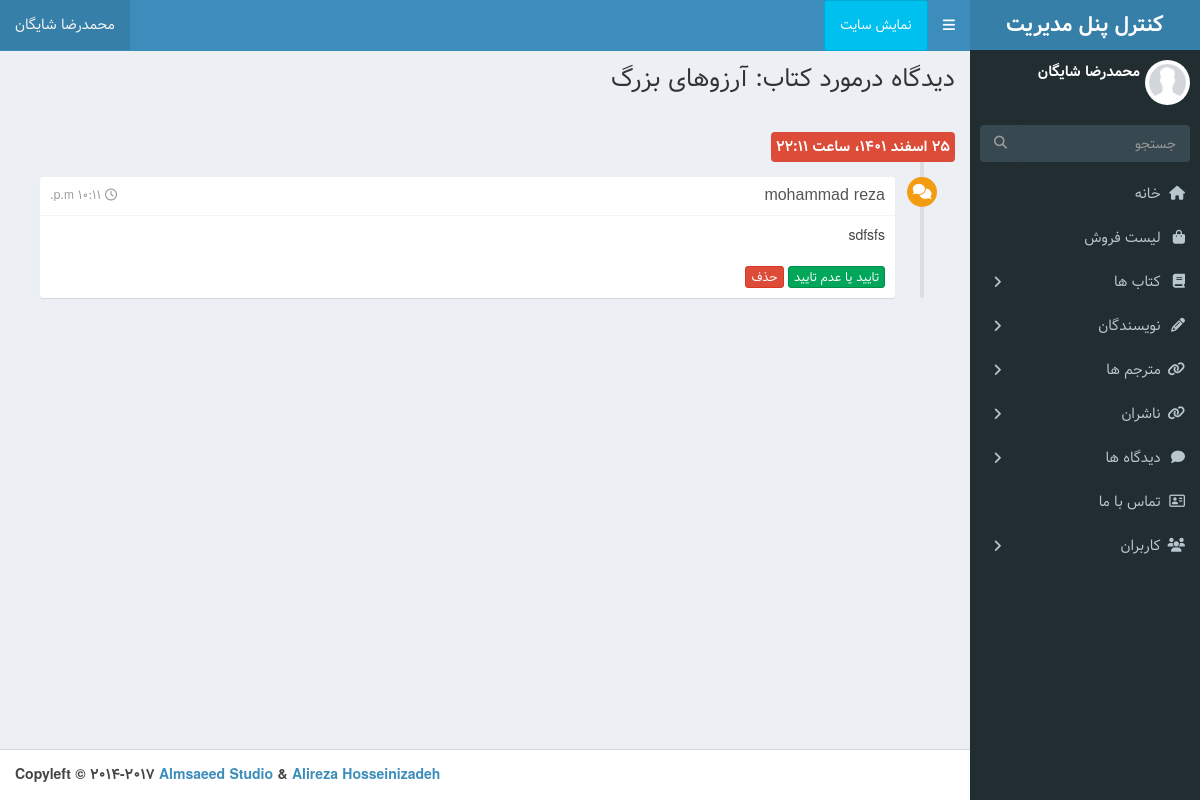
The page /admin-dashboard/book-comment/14 (signed in) on the database its author committed.
### book/models.py (models this page shows, shortened)
class BookComment(models.Model):
	book = models.ForeignKey(Book,on_delete=models.CASCADE,related_name='comments')
	name = models.CharField(max_length=100)
	email = models.EmailField()
	body = models.TextField()
	created_on = models.DateTimeField(auto_now_add=True)
	active = models.BooleanField(default=False)
	is_read = models.BooleanField(default=False)
	class Meta:
		db_table = 'Book Comment'
		ordering = ['-created_on']
	def jpublish(self):
		return jalali_converter(self.created_on)
	objects = BookCommentManager()

class Book (models.Model):
	STATUS_CHOICES = (
		('A',  "Available"),
		('U',"Unavailable"),
		)
	name = models.CharField(max_length=255)
	slug = models.CharField(max_length=255 , unique=True)
	publisher = models.ForeignKey(Publisher , on_delete=models.CASCADE)
	author = models.ForeignKey(Author , on_delete=models.CASCADE, related_name='books')
	translator = models.ForeignKey(Translator , on_delete=models.CASCADE)
	code = models.IntegerField(unique=True)
	description = RichTextField()
	pages = models.IntegerField()
	published_date = models.IntegerField()
	status = models.CharField(max_length=1 , choices=STATUS_CHOICES)
	active_date = models.DateField(auto_now_add=True)
	image = models.ImageField(upload_to='image')
	price = models.IntegerField()
	class Meta:
		db_table = 'Book'
		ordering = ['-active_date', '-id']
		get_latest_by = 'active_date'
	def __str__(self):
		return self.name
	objects = BookManager()

### dashboard/views.py (the view)
# urls.py: path('book-comment/<int:pk>', views.BookCommentDetail.as_view() , name='book_comment_detail'),
class BookCommentDetail(LoginRequiredMixin,DashboardLoginMixin, DetailView):
    template_name = 'dashboard/book_comment_detail.html'
    def get_object(self):
        pk = self.kwargs.get('pk')
        return get_object_or_404 (BookComment , pk=pk)

### dashboard/mixins.py (called while the page is built)
	def dispatch(self, request, *args, **kwargs):
		if request.user.is_superuser or request.user.is_staff:
			return super().dispatch(request, *args, **kwargs) # type: ignore
		else:
			return redirect ('Book:index')

### extensions/jalali.py (called while the page is built)
    def persian_tuple(self):
        return self.persian_year, self.persian_month, self.persian_day

### extensions/utils.py (called while the page is built)
def persian_numbers_converter(mystr):
	numbers = {
		"0": "۰",
		"1": "۱",
		"2": "۲",
		"3": "۳",
		"4": "۴",
		"5": "۵",
		"6": "۶",
		"7": "۷",
		"8": "۸",
		"9": "۹",
	}
	for e, p in numbers.items():
		mystr = mystr.replace(e, p)
	return mystr

def jalali_converter(time):
	jmonths = ["فروردین", "اردیبهشت", "خرداد", "تیر", "مرداد", "شهریور", "مهر", "آبان", "آذر", "دی", "بهمن", "اسفند",]
	time = timezone.localtime(time)
	time_to_str = "{},{},{}".format(time.year, time.month,time.day)
	time_to_tuple = jalali.Gregorian(time_to_str).persian_tuple()
	time_to_list = list(time_to_tuple)
	for index, month in enumerate(jmonths):
		if time_to_list[1] == index + 1:
			time_to_list[1] = month
			break
	output = "{} {} {}، ساعت {}:{}".format(
		time_to_list[2],
		time_to_list[1],
		time_to_list[0],
		time.hour,
		time.minute,
	)
	return persian_numbers_converter(output)

### templates/dashboard/book_comment_detail.html
{% extends 'dashboard/base.html' %}
{% load static %}
{% block title %} دیدگاه درمورد کتاب: {{object.book}} {% endblock %}
{% block main %}
<br><br>
<div class="col-md-12">
    <ul class="timeline">
      <li class="time-label">
            <span class="bg-red">
              {{object.jpublish}}
            </span>
      </li>
      <li>
        <i class="fa fa-comments bg-yellow"></i>
        <div class="timeline-item">
          <span class="time"><i class="fa fa-clock-o"></i> {{object.created_on.time}}</span>
          <h3 class="timeline-header">{{object.name}} </h3>
            <div class="timeline-body">
                {{object.body}}
            </div>
          <div class="timeline-footer">
            <a class="btn btn-success btn-xs" href="{% url 'Dashboard:book_comment_active' object.pk %}">تایید یا عدم تایید</a>
            <a class="btn btn-danger btn-xs" href="{% url 'Dashboard:book_comment_delete' object.pk %}">حذف</a>
          </div>
        </div>
      </li>
    </ul>
  </div>
{% endblock %}

### templates/dashboard/base.html (shortened to what this page needs)
{% load static %}
<!DOCTYPE html>
<html>
<head>
  <link rel="stylesheet" href="{% static 'dashboard/dist/css/bootstrap-theme.css' %}">
  <link rel="stylesheet" href="{% static 'dashboard/dist/css/rtl.css' %}">
  <link rel="stylesheet" href="{% static 'dashboard/bower_components/font-awesome/css/font-awesome.min.css' %}">
  <link rel="stylesheet" href="{% static 'dashboard/bower_components/Ionicons/css/ionicons.min.css' %}">
  <link rel="stylesheet" href="{% static 'dashboard/dist/css/AdminLTE.css' %}">
  <link rel="stylesheet" href="{% static 'dashboard/dist/css/skins/skin-blue.min.css' %}">
</head>
<body class="hold-transition skin-blue sidebar-mini">
<div class="wrapper">
  <header class="main-header">
    <a href="{% url 'Dashboard:dashboard' %}" class="logo">
      <span class="logo-lg"><b>کنترل پنل مدیریت</b></span>
    </a>
    <nav class="navbar navbar-static-top">
      <a href="#" class="sidebar-toggle" data-toggle="push-menu" role="button">
      </a>
      <a class="btn btn-info" style="padding: 15px;" href="{% url 'Book:index' %} " target="_blank">نمایش سایت</a>
      <div class="navbar-custom-menu">
        <ul class="nav navbar-nav">
          <li class="dropdown user user-menu">
            <a href="#" class="dropdown-toggle" data-toggle="dropdown">
              <span class="hidden-xs">{{user.get_full_name}}</span>
            </a>
          </li>
        </ul>
      </div>
    </nav>
  </header>
  <aside class="main-sidebar">
    <section class="sidebar">
      <div class="user-panel">
        <div class="pull-right image">
          <img src="{% static 'dashboard/dist/img/profile.jpg' %}" class="img-circle" alt="User Image">
        </div>
        <div class="pull-right info">
          <p>{{user.get_full_name}}</p>
        </div>
      </div>
      <form action="#" method="get" class="sidebar-form">
        <div class="input-group">
          <input type="text" name="q" class="form-control" placeholder="جستجو">
          <span class="input-group-btn">
              <button type="submit" name="search" id="search-btn" class="btn btn-flat"><i class="fa fa-search"></i>
              </button>
            </span>
        </div>
      </form>
      <ul class="sidebar-menu" data-widget="tree">
        <li><a href="{% url 'Dashboard:dashboard' %}"><i class="fa fa-home"></i> <span>خانه</span></a></li>
        <li><a href="#"><i class="fa fa-shopping-bag"></i> <span>لیست فروش</span></a></li>
        <li class="treeview">
          <a href="#"><i class="fa fa-book"></i> <span>کتاب ها</span>
            <span class="pull-left-container">
              <i class="fa fa-angle-right pull-left"></i>
            </span>
          </a>
        </li>
        <li class="treeview">
          <a href="#"><i class='fa fa-pencil'></i> <span>نویسندگان </span>
            <span class="pull-left-container">
              <i class="fa fa-angle-right pull-left"></i>
            </span>
          </a>
        </li>
        <li class="treeview">
          <a href="#"><i class="fa fa-link"></i> <span>مترجم ها</span>
            <span class="pull-left-container">
              <i class="fa fa-angle-right pull-left"></i>
            </span>
          </a>
        </li>
        <li class="treeview">
          <a href="#"><i class="fa fa-link"></i> <span> ناشران</span>
            <span class="pull-left-container">
              <i class="fa fa-angle-right pull-left"></i>
            </span>
          </a>
        </li>
        <li class="treeview">
          <a href="#"><i class="fa fa-comment"></i> <span>دیدگاه ها</span>
            <span class="pull-left-container">
              <i class="fa fa-angle-right pull-left"></i>
            </span>
          </a>
        </li>
        <li><a href="{% url 'Dashboard:contact_us_list' %}"><i class="fa fa-address-card-o"></i> <span>تماس با ما</span></a></li>
        <li class="treeview">
          <a href="#"><i class="fa fa-users"></i></i> <span> کاربران</span>
            <span class="pull-left-container">
              <i class="fa fa-angle-right pull-left"></i>
            </span>
          </a>
        </li>
      </ul>
    </section>
  </aside>
  <div class="content-wrapper">
    <section class="content-header">
      <h1>
      {% block title %} {% endblock %}
      </h1>
    </section>
    {% block main %}
    {% endblock %}
  </div>
  <footer class="main-footer text-left">
    <strong>Copyleft &copy; 2014-2017 <a href="https://adminlte.io">Almsaeed Studio</a> & <a href="http://hosseinizadeh.ir/adminlte">Alireza Hosseinizadeh</a></strong>
  </footer>
</body>
</html>

### rows shown on the page
BookComment: book "آرزوهای بزرگ", jpublish "۲۵ اسفند ۱۴۰۱، ساعت ۲۲:۱۱", created_on.time "10:11 p.m.", name "mohammad reza", body "sdfsfs"

### other values the page prints
{{ user.get_full_name }} "محمدرضا شایگان"
